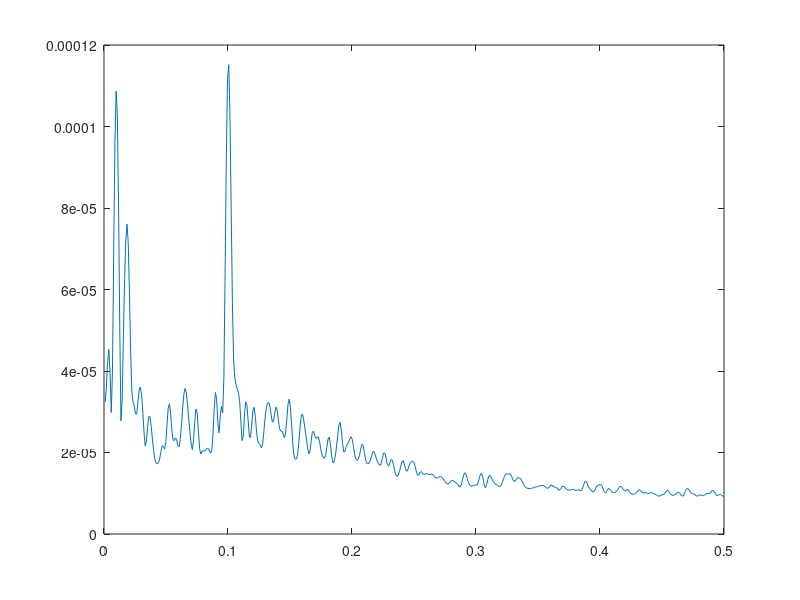

Here is the MATLAB script that generated this plot:
% program is written 20.01.2009 by L.V. Zotov
clear;

N_signal=1024;
% generating two-sin signal
for (k=1:1:N_signal)
    garm(k)=0.05*sin(2*pi/10*(k-1))+0.05*sin(2*pi/100*(k-1));
end;

plot(garm);

% ARMA process generating
ar(1)=0.1*randn(1);
ar(2)=-0.2*ar(1)+0.1*randn(1);
for (i=3:1:N_signal)
    ar(i)=0.7*ar(i-1)-0.2*ar(i-2)+0.1*randn(1);
end;

plot(ar, ':');
legend({'Сгенерированный шум'},'Location','southwest')

%making a sum
signal=garm+ar;%garm+
plot(signal);
legend({'Исходный сигнал + шум'},'Location','southwest')
%--------------------------------------------------------------------------
%-------------

%output to the file
%chnage the path
%cd 'd:/Р¤РёР»СЊС‚СЂР°С†РёСЏ';
fout=fopen('signal.dat','wt');
for(i=1:1:N_signal)
 fprintf(fout,'%12.6f%12.6f\n',i,signal(i)); 
end;
fclose(fout);

%savefile = 'signal.mat'; oleg
%save(savefile,'signal'); oleg

% fast Fourier transformation
N_ft=N_signal;

Ftrns_signal=fft(signal,N_ft);

% frequency calculation
% for the half of the spectrum not counting 1 coefficient - an avarage
% N_ft is odd or even - ? 
dt=1;
N_half=round((N_ft-1)/2);
freq=(1:N_half)/N_ft/dt;

ampl_spectrum=abs(Ftrns_signal)/N_ft;

energy_spectrum=Ftrns_signal.*conj(Ftrns_signal)/N_ft^2;

% plot half of the spectrum without multiplication by 2
subplot(2,1,1); 
plot(freq, ampl_spectrum(2:N_half+1));
title('amplitude spectrum ')
xlabel('frequency')

subplot(2,1,2); 
plot(freq, energy_spectrum(2:N_half+1));
title('energy spectrum ')
xlabel('frequency')

clf;

%--------------------------------------------------------------------------------------------------
% avarage substraction
abs(Ftrns_signal(1))/N_ft %equal
mean(signal)
signal_centered=signal-mean(signal);

% ACF calculation

for(tau=1:1:N_signal)
 acf(tau)=0;
 for(j=1:1:N_signal-tau)
    acf(tau)=acf(tau)+signal_centered(j)*signal_centered(j+tau-1);
 end;
  acf(tau)= acf(tau)/(N_signal-tau+1);
end;
plot(acf);

%clf;
%tiledlayout(2,1)
%nexttile;
%plot(acf(1:254));
%nexttile;

%F = abs(fft([signal zeros(size(signal))]))
%S = F.*F
%acf2 = fftshift(ifft(S))/N_signal

%acf3 = xcorr(signal)/N_signal
%idx = find(acf2 == max(acf2))
%acf2 = acf2(idx: idx+254)

%plot(acf2(1:254)-acf3(1:254));
%%%
%--------------------------------------------------------------------------------------------------

% Power Spectrum Dencity calculations

Ftrns_acf=fft(acf,N_ft);

plot(abs(Ftrns_acf)/N_ft);

power_spectrum=abs(Ftrns_acf)/N_ft;
plot(freq, power_spectrum(2:N_half+1));

%--------------------------------------------------------------------------------------------------


% Window generating
% half of simmetric window is needed for positive frequencies 
N_half_window=254
 for(i=1:1:N_half_window)
      half_window(i)=(1-abs(i-1)/(N_half_window-1));
end;

plot(-N_half_window:-1,half_window(N_half_window:-1:1),1:N_half_window,half_window)

% ACF by window multiplication
for(i=1:1:N_half_window)
 acf_w(i)=acf(i)*half_window(i);
end;

plot(acf_w);

%--------------------------------------------------------------------------------------------------

% Blackman-Tukey power spectrum calculation

Ftrns_acf_w=fft(acf_w,N_ft);

power_spectrum_w=abs(Ftrns_acf_w)/N_ft;
plot(freq, power_spectrum_w(2:N_half+1));
